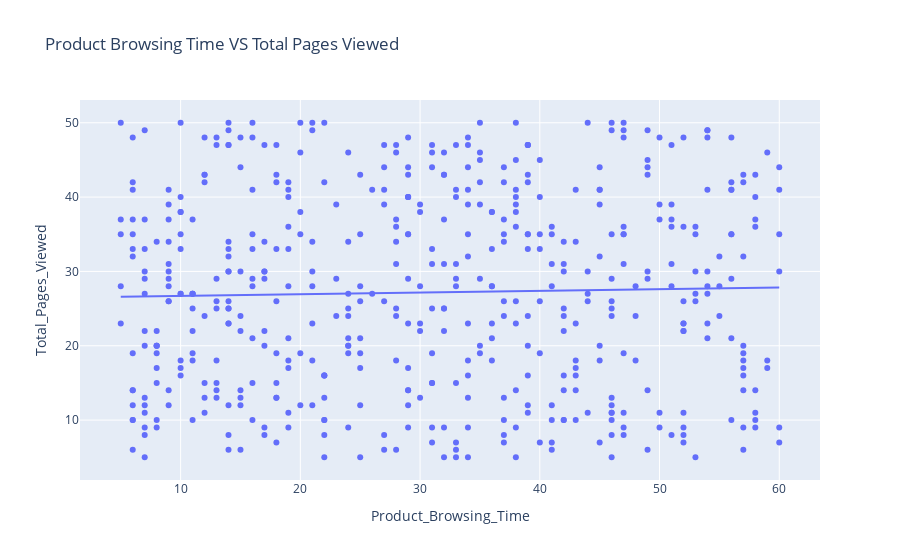

The cell this chart's notebook holds for it:
### Code cell
#Product browsing time vs Total pages viewed
fig = px.scatter(data, x = "Product_Browsing_Time", y = "Total_Pages_Viewed", title = "Product Browsing Time VS Total Pages Viewed", trendline= "ols")
fig.show()

### Figure 1 — Plotly figure (JSON) as saved in the notebook; plotly's stock layout.template omitted (floating-point values rounded to 4 significant figures; data arrays with more than 128 entries replaced by an {"elided": "..."} marker saying what was removed)
{"data": [{"hovertemplate": "Product_Browsing_Time=%{x}<br>Total_Pages_Viewed=%{y}<extra></extra>", "legendgroup": "", "marker": {"color": "#636efa", "symbol": "circle"}, "mode": "markers", "name": "", "orientation": "v", "showlegend": false, "type": "scatter", "x": {"elided": "500 int values"}, "xaxis": "x", "y": {"elided": "500 int values"}, "yaxis": "y"}, {"hovertemplate": "<b>OLS trendline</b><br>Total_Pages_Viewed = 0.0228394 * Product_Browsing_Time + 26.4799<br>R<sup>2</sup>=0.000775<br><br>Product_Browsing_Time=%{x}<br>Total_Pages_Viewed=%{y} <b>(trend)</b><extra></extra>", "legendgroup": "", "marker": {"color": "#636efa", "symbol": "circle"}, "mode": "lines", "name": "", "showlegend": false, "type": "scatter", "x": {"elided": "500 int values"}, "xaxis": "x", "y": {"elided": "500 float values"}, "yaxis": "y"}], "layout": {"legend": {"tracegroupgap": 0}, "title": {"text": "Product Browsing Time VS Total Pages Viewed"}, "xaxis": {"anchor": "y", "domain": [0, 1], "title": {"text": "Product_Browsing_Time"}}, "yaxis": {"anchor": "x", "domain": [0, 1], "title": {"text": "Total_Pages_Viewed"}}}}
